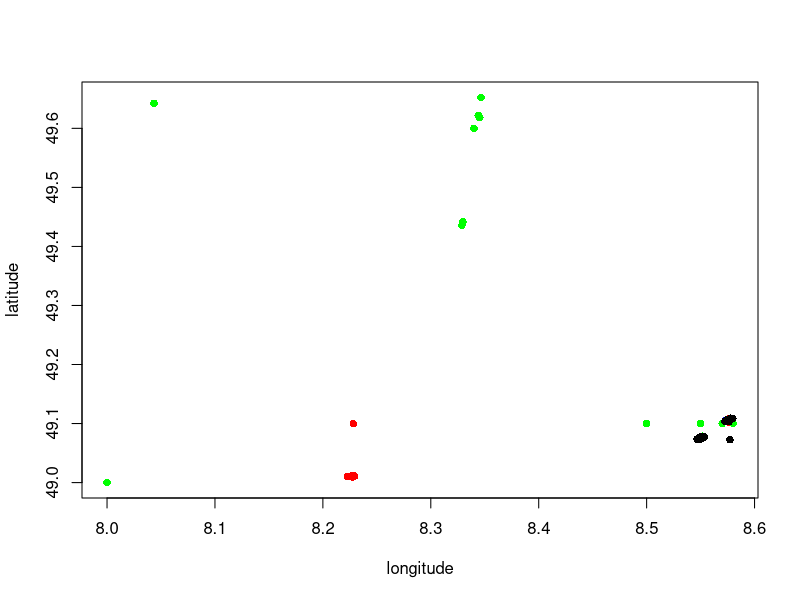

Generate this figure with R: (Note: this script raises an error after producing the figure.)
library(raster)
### Check your working directory and
### set it, if not on the right path!
getwd()

### Read site data ####
sites <- read.table("data/header_2015-2018.csv", sep=" ", header=TRUE)

sites <- sites[!is.na(sites$longitude),]
sites <- sites[!is.na(sites$year),]
sites <- sites[order(sites$year),]
#write.table(sites, "data/header_2015-2018_clean.csv")
 ### First plot
sites$color <- 1 + sites$year - min(sites$year, na.rm = TRUE)
mycolors <- c("blue", "red", "green", "black")
plot(latitude ~ longitude, data = sites, col = mycolors[sites$color], pch=16)

### Task: How many vegetation plots per year?
### Hint: table()

### Plot with Shape file and DEM ####
shp <- getData("GADM", country='DE', level=2, path = "../")
dem <- getData("alt", country='DE', path = "../")
coords <- SpatialPoints(sites[,c("longitude", "latitude")], CRS(projection(dem)))

buff <- 5000
ka <- crop(shp, extent(buffer(coords, width=buff)))
dem_ka <- crop(dem, extent(buffer(coords, width=buff)))
labpt <- do.call(rbind, lapply(ka@polygons, function (x) x@labpt))

x11()
plot(dem_ka, col=terrain.colors(10, alpha=0.5), xlab="Longitude", ylab="Latitude")
points(latitude ~ longitude, data = sites, col = mycolors[sites$color], pch=16)
plot(ka, add=TRUE)
text(labpt, ka@data$NAME_2, cex=0.7)
legend("topright", legend = unique(sites$year), col = mycolors, pch = 16)

### TASK: Add a legend (year, colors) and write the map figure into a pdf file into a new folder "figures".
### Hints: legend(), pdf(), dev.off()

### SOLUTION
pdf("figures/study_region.pdf", height = 7)
plot(dem_ka, col=terrain.colors(10, alpha=0.7), xlab="Longitude", ylab="Latitude")
points(latitude ~ longitude, data = sites, col = mycolors[sites$color], pch=16, cex=1)
plot(ka, add=TRUE)
text(labpt, ka@data$NAME_2, cex=0.7)
legend("topright", legend = unique(sites$year), col = mycolors, pch = 16)
dev.off()
